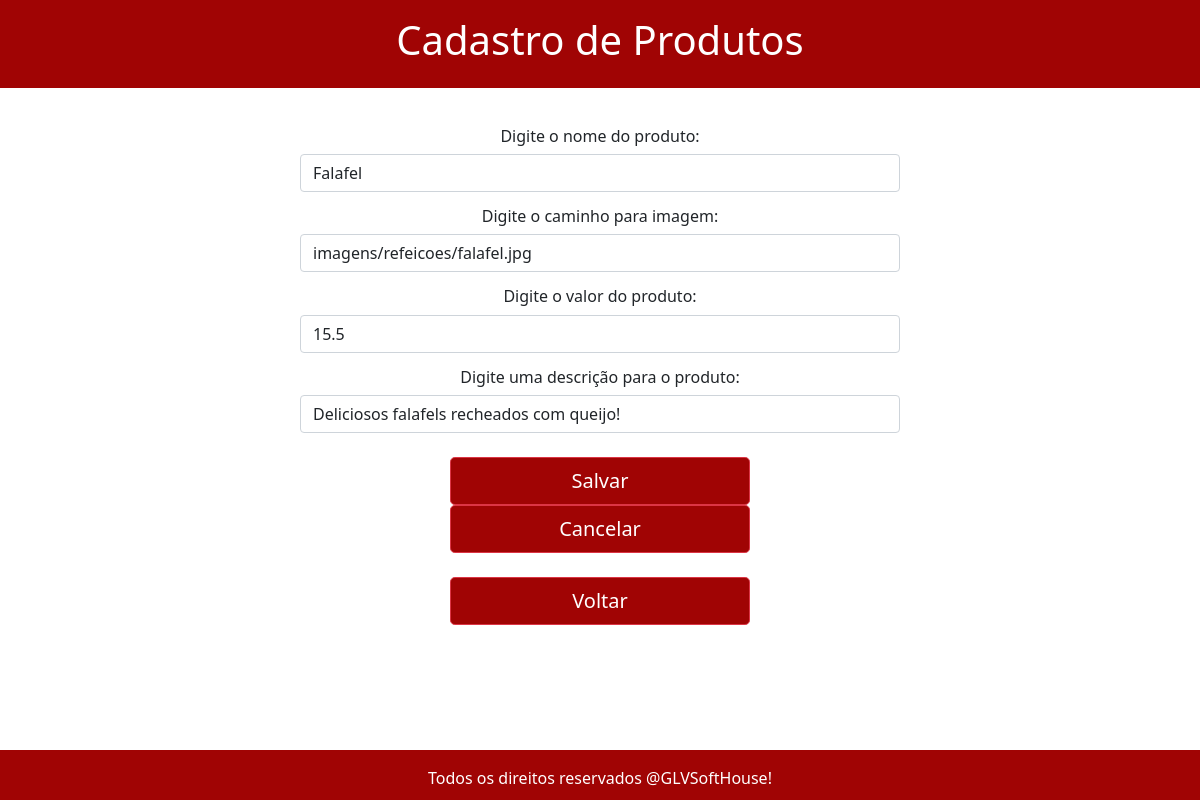
Screenshot of /login/editarProdutos.php?id=2 (signed in) with the database file from the repository.
### tables this page shows
CREATE TABLE IF NOT EXISTS `produtos` (
  `id` int(11) NOT NULL AUTO_INCREMENT,
  `nome` varchar(80) NOT NULL,
  `imagem` varchar(100) NOT NULL,
  `preco` float NOT NULL DEFAULT 0,
  `descricao` varchar(120) NOT NULL,
  `id_estabelecimento` int(11) DEFAULT NULL,
  PRIMARY KEY (`id`),
  KEY `id_estabelecimento` (`id_estabelecimento`),
  CONSTRAINT `estabelecimento` FOREIGN KEY (`id_estabelecimento`) REFERENCES `estabelecimento` (`id`) ON DELETE NO ACTION ON UPDATE NO ACTION
);

### login/editarProdutos.php (the view, shortened to what this page needs)
<!DOCTYPE html>
<html lang="en">
    <head>
        <link rel="stylesheet" href="https://stackpath.bootstrapcdn.com/bootstrap/5.0.0-alpha1/css/bootstrap.min.css">
    </head>
    <body style="min-width:372px;">
        <header>
            <nav class="navbar" style="background-color: rgb(160,4,4);">
                <h1 class="navbar mx-auto text-white">Cadastro de Produtos</h1>
            </nav>
        </header>
        <br>
        <div class="container" style="width:50%">
            <div class="text-center">
                <form method="POST">
                    <div class="row">
                    <?php
                    $conexao = mysqli_connect('localhost', 'root', '','jglogin');
                    $id_produto = $_GET['id'];
                    $query = 'SELECT * FROM produtos p WHERE p.id = '.$id_produto.' ORDER BY id ASC';
                    $result = mysqli_query($conexao, $query);
                        if($result):
                            if(mysqli_num_rows($result)>0):
                            $produtos = mysqli_fetch_assoc($result);
                        ?>
                            <h6 class="text-left" style="margin-top:15px">Digite o nome do produto:</h6>
                            <input type="text" class="form-control" name="nome" value="<?php echo $produtos['nome']; ?>" maxlength="80">
                            <h6 class="text-left" style="margin-top:15px">Digite o caminho para imagem:</h6>
                            <input type="text" class="form-control" name="imagem" value="<?php echo $produtos['imagem']; ?>" maxlength="100">
                            <h6 class="text-left" style="margin-top:15px">Digite o valor do produto:</h6>
                            <input type="text" class="form-control" name="preco" value="<?php echo $produtos['preco']; ?>" maxlength="10">
                            <h6 class="text-left" style="margin-top:15px">Digite uma descrição para o produto:</h6>
                            <input type="text" class="form-control" name="descricao" value="<?php echo $produtos['descricao']; ?>" maxlength="120">
                        <?php
                            endif;
                        endif;
        ?>
                    </div>
                    <br>
                    <div>
                        <input type="submit" style="background-color: rgb(160,4,4);width:300px" class="btn btn-danger btn-lg" value="Salvar">
                        <button style="background-color: rgb(160,4,4); width:300px" class="btn btn-danger btn-lg"><a style="text-decoration:none; color: white" href="cardapioEstabelecimento.php">Cancelar</a></button>
                    </div>
                    <br>
                    <button style="background-color: rgb(160,4,4); width:300px" class="btn btn-danger btn-lg"><a style="text-decoration:none; color: white" href="cardapioEstabelecimento.php">Voltar</a></button>
                </form>
            </div>
        </div>
        <footer class="footer mt-auto py-3" style="background-color: rgb(160,4,4);">
            <span class="text-muted">
                <p class="text-white text-center">Todos os direitos reservados @GLVSoftHouse!</p>
            </span>
        </footer>
    </body>
</html>

### login/editarProdutos.php (style rules this page uses)
footer { position: fixed; height: 50px; bottom: 0; width: 100%; margin-left:0; }

### rows the page displays
produtos: nome "Falafel", imagem "imagens/refeicoes/falafel.jpg", preco "15.5", descricao "Deliciosos falafels recheados com queijo!"
